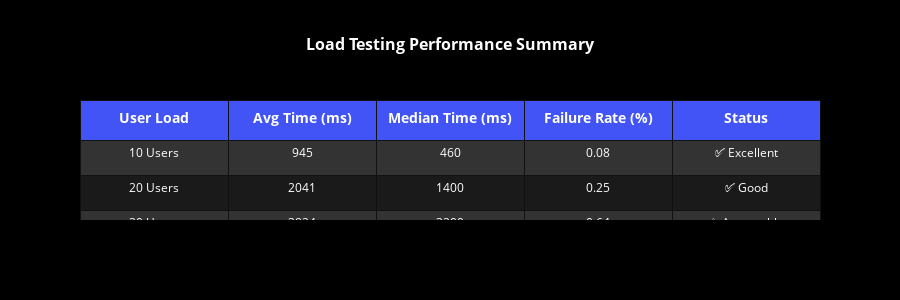

The cell this chart's notebook holds for it:
### Code cell
# DARK THEME DATA TABLE
df = pd.DataFrame({
    'User Load': user_categories,
    'Avg Time (ms)': avg_times,
    'Median Time (ms)': median_times,
    'Failure Rate (%)': failure_rates,
    'Status': ['✅ Excellent', '✅ Good', '⚠️ Acceptable', '❌ Poor']
})

fig = go.Figure(data=[go.Table(
    header=dict(
        values=[f'<b>{col}</b>' for col in df.columns],
        fill_color='#4254f5',  # Your blue color
        font=dict(color='white', size=14),
        align='center',
        height=40
    ),
    cells=dict(
        values=[df[col] for col in df.columns],
        fill_color=[['#333333', '#1a1a1a'] * len(df)],  # Dark alternating rows
        font=dict(color='white', size=12),
        align='center',
        height=35
    )
)])

fig.update_layout(
    title=dict(
        text="<b>Load Testing Performance Summary</b>",
        x=0.5,
        font=dict(size=16, color='white')
    ),
    height=300,
    paper_bgcolor='#000000'  # BLACK background
)

fig.show()

print("\n📊 DARK THEME ANALYSIS COMPLETE:")
print("🎯 20 Users: Optimal production load")
print("⚠️ 30 Users: Peak capacity")
print("❌ 50 Users: System overload")
print("\n✅ Black background, categorical users, your exact colors, no gaps, no grid lines!")

### Figure 1 — Plotly figure (JSON) as saved in the notebook; plotly's stock layout.template omitted (floating-point values rounded to 4 significant figures)
{"data": [{"cells": {"align": "center", "fill": {"color": [["#333333", "#1a1a1a", "#333333", "#1a1a1a", "#333333", "#1a1a1a", "#333333", "#1a1a1a"]]}, "font": {"color": "white", "size": 12}, "height": 35, "values": [["10 Users", "20 Users", "30 Users", "50 Users"], [945, 2041, 3824, 6135], [460, 1400, 3200, 5000], [0.08, 0.25, 0.64, 2.38], ["✅ Excellent", "✅ Good", "⚠️ Acceptable", "❌ Poor"]]}, "header": {"align": "center", "fill": {"color": "#4254f5"}, "font": {"color": "white", "size": 14}, "height": 40, "values": ["<b>User Load</b>", "<b>Avg Time (ms)</b>", "<b>Median Time (ms)</b>", "<b>Failure Rate (%)</b>", "<b>Status</b>"]}, "type": "table"}], "layout": {"title": {"font": {"size": 16, "color": "white"}, "text": "<b>Load Testing Performance Summary</b>", "x": 0.5}, "height": 300, "paper_bgcolor": "#000000"}}
